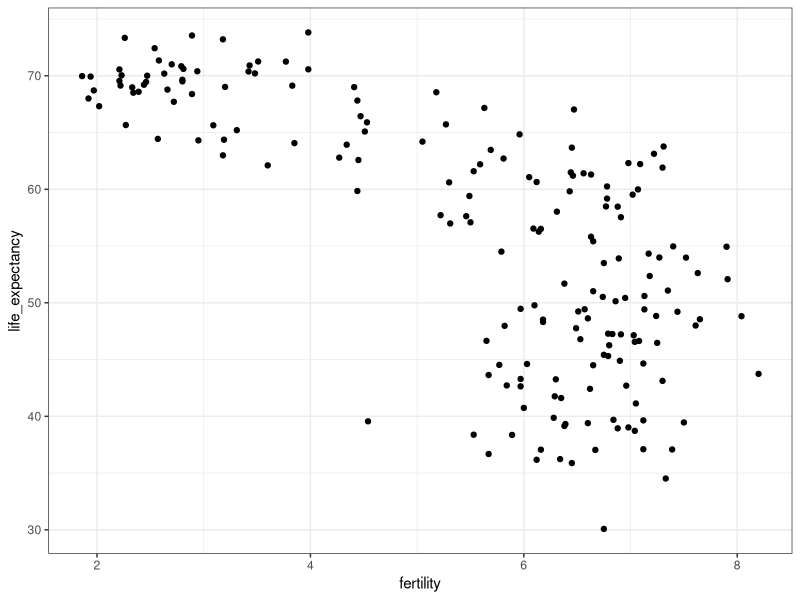
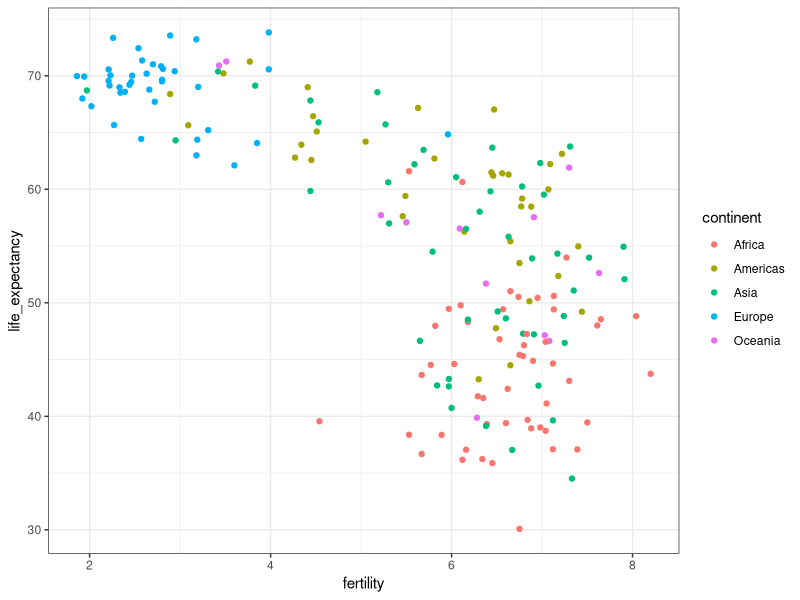
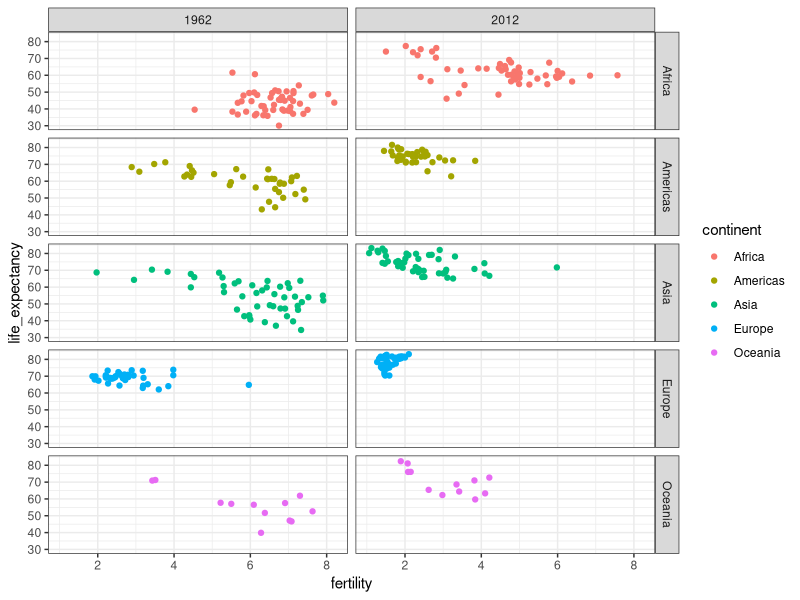
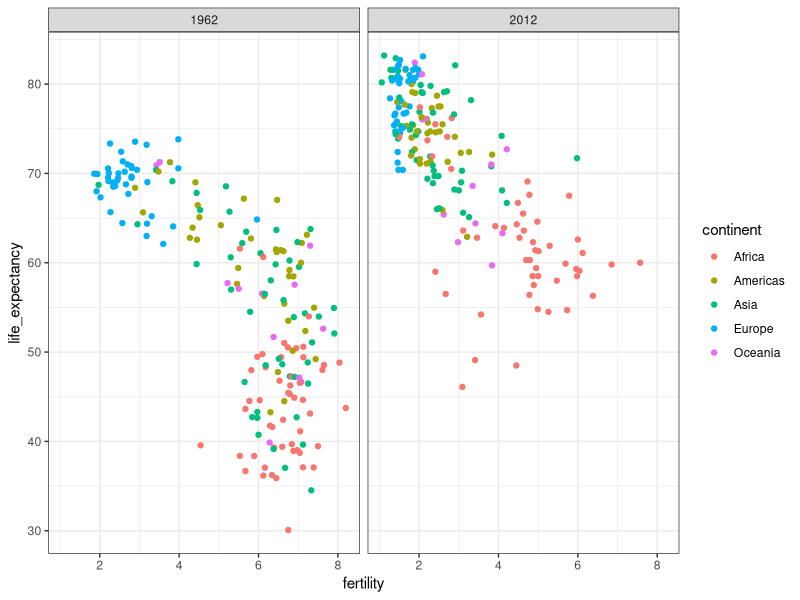
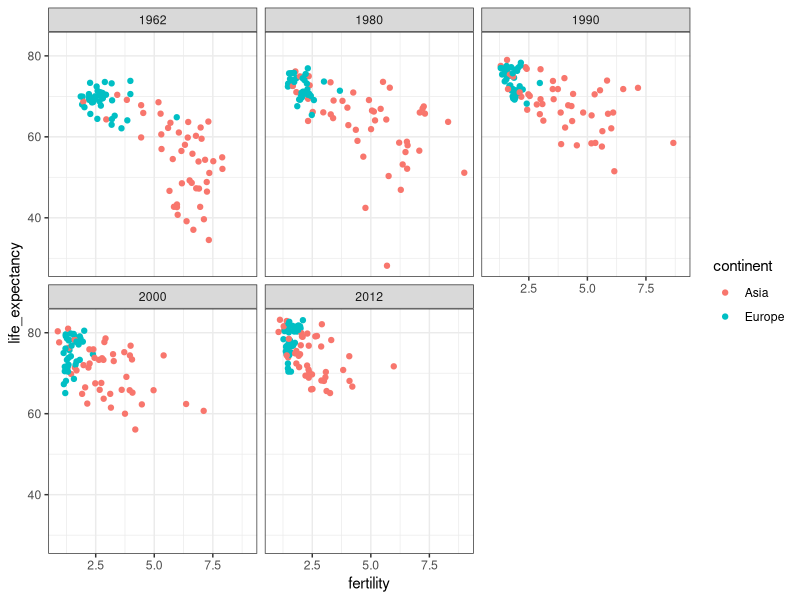
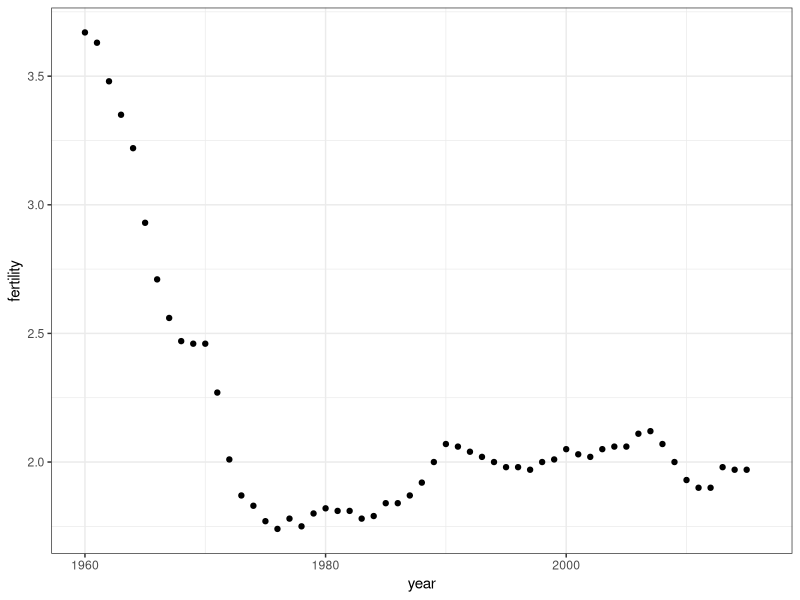
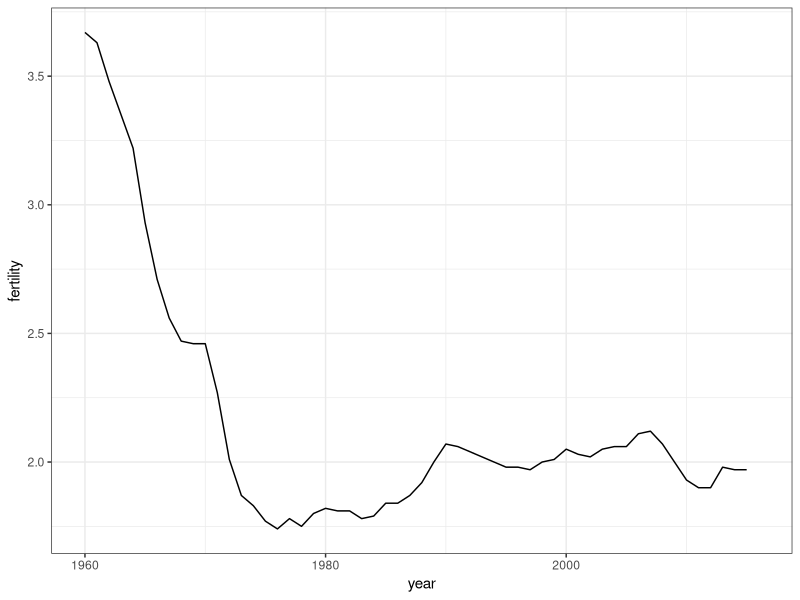
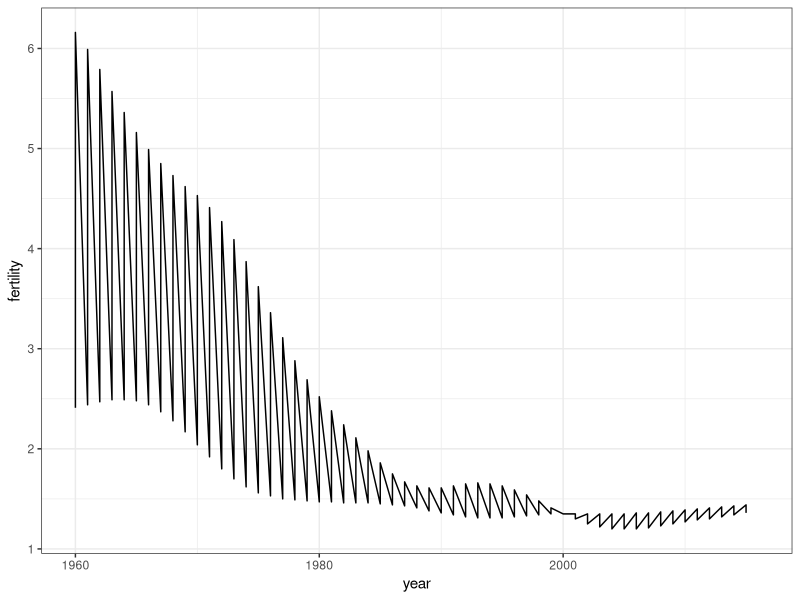

Reproduce these figures in R, in order.
## Visualization - Section 4

library(dslabs) ## Used in the data science course 
library(tidyverse)
library(ggplot2)
library(ggrepel)
library(ggthemes)
library(gridExtra)
library(dplyr)

# load and inspect gapminder data
data(gapminder)
head(gapminder)

# compare infant mortality in Sri Lanka and Turkey
gapminder %>%
  filter(year == 2015 & country %in% c("Sri Lanka", "Turkey")) %>%
  select(country, infant_mortality)

# basic scatterplot of life expectancy versus fertility
ds_theme_set()    # set plot theme
filter(gapminder, year == 1962) %>%
  ggplot(aes(fertility, life_expectancy)) +
  geom_point()

# add color as continent
filter(gapminder, year == 1962) %>%
  ggplot(aes(fertility, life_expectancy, color = continent)) +
  geom_point()

# facet by continent and year
filter(gapminder, year %in% c(1962, 2012)) %>%
  ggplot(aes(fertility, life_expectancy, col = continent)) +
  geom_point() +
  facet_grid(continent ~ year)

# facet by year only
filter(gapminder, year %in% c(1962, 2012)) %>%
  ggplot(aes(fertility, life_expectancy, col = continent)) +
  geom_point() +
  facet_grid(. ~ year)

# facet by year, plots wrapped onto multiple rows
years <- c(1962, 1980, 1990, 2000, 2012)
continents <- c("Europe", "Asia")
gapminder %>%
  filter(year %in% years & continent %in% continents) %>%
  ggplot(aes(fertility, life_expectancy, col = continent)) +
  geom_point() +
  facet_wrap(~year)

## Code: Single time series

# scatterplot of US fertility by year
gapminder %>%
  filter(country == "United States") %>%
  ggplot(aes(year, fertility)) +
  geom_point()

# line plot of US fertility by year
gapminder %>%
  filter(country == "United States") %>%
  ggplot(aes(year, fertility)) +
  geom_line()

## Code: Multiple time series

# line plot fertility time series for two countries- only one line (incorrect)
countries <- c("South Korea", "Germany")
gapminder %>% filter(country %in% countries) %>%
  ggplot(aes(year, fertility)) +
  geom_line()

# line plot fertility time series for two countries - one line per country
gapminder %>% filter(country %in% countries) %>%
  ggplot(aes(year, fertility, group = country)) +
  geom_line()

# fertility time series for two countries - lines colored by country
gapminder %>% filter(country %in% countries) %>%
  ggplot(aes(year, fertility, col = country)) +
  geom_line()

## Code: Adding text labels to a plot

# life expectancy time series - lines colored by country and labeled, no legend
labels <- data.frame(country = countries, x = c(1975, 1965), y = c(60, 72))
gapminder %>% filter(country %in% countries) %>%
  ggplot(aes(year, life_expectancy, col = country)) +
  geom_line() +
  geom_text(data = labels, aes(x, y, label = country), size = 5) +
  theme(legend.position = "none")

# add dollars per day variable
gapminder <- gapminder %>%
  mutate(dollars_per_day = gdp/population/365)

# histogram of dollars per day
past_year <- 1970
gapminder %>%
  filter(year == past_year & !is.na(gdp)) %>%
  ggplot(aes(dollars_per_day)) +
  geom_histogram(binwidth = 1, color = "black")

# repeat histogram with log2 scaled data
gapminder %>%
  filter(year == past_year & !is.na(gdp)) %>%
  ggplot(aes(log2(dollars_per_day))) +
  geom_histogram(binwidth = 1, color = "black")

# repeat histogram with log2 scaled x-axis
gapminder %>%
  filter(year == past_year & !is.na(gdp)) %>%
  ggplot(aes(dollars_per_day)) +
  geom_histogram(binwidth = 1, color = "black") +
  scale_x_continuous(trans = "log2")

## Code: Boxplot of GDP by region

# add dollars per day variable
gapminder <- gapminder %>%
  mutate(dollars_per_day = gdp/population/365)

# number of regions
length(levels(gapminder$region))

# boxplot of GDP by region in 1970
past_year <- 1970
p <- gapminder %>%
  filter(year == past_year & !is.na(gdp)) %>%
  ggplot(aes(region, dollars_per_day))
p + geom_boxplot()

# rotate names on x-axis
p + geom_boxplot() +
  theme(axis.text.x = element_text(angle = 90, hjust = 1))
## Code: The reorder function

# by default, factor order is alphabetical
fac <- factor(c("Asia", "Asia", "West", "West", "West"))
levels(fac)

# reorder factor by the category means
value <- c(10, 11, 12, 6, 4)
fac <- reorder(fac, value, FUN = mean)
levels(fac)

## Code: Enhanced boxplot ordered by median income, scaled, and showing data

# reorder by median income and color by continent
p <- gapminder %>%
  filter(year == past_year & !is.na(gdp)) %>%
  mutate(region = reorder(region, dollars_per_day, FUN = median)) %>%    # reorder
  ggplot(aes(region, dollars_per_day, fill = continent)) +    # color by continent
  geom_boxplot() +
  theme(axis.text.x = element_text(angle = 90, hjust = 1)) +
  xlab("")
p

# log2 scale y-axis
p + scale_y_continuous(trans = "log2")

# add data points
p + scale_y_continuous(trans = "log2") + geom_point(show.legend = FALSE)

## Code: Histogram of income in West versus developing world, 1970 and 2010

# add dollars per day variable and define past year
gapminder <- gapminder %>%
  mutate(dollars_per_day = gdp/population/365)
past_year <- 1970

# define Western countries
west <- c("Western Europe", "Northern Europe", "Southern Europe", "Northern America", "Australia and New Zealand")

# facet by West vs devloping
gapminder %>%
  filter(year == past_year & !is.na(gdp)) %>%
  mutate(group = ifelse(region %in% west, "West", "Developing")) %>%
  ggplot(aes(dollars_per_day)) +
  geom_histogram(binwidth = 1, color = "black") +
  scale_x_continuous(trans = "log2") +
  facet_grid(. ~ group)

# facet by West/developing and year
present_year <- 2010
gapminder %>%
  filter(year %in% c(past_year, present_year) & !is.na(gdp)) %>%
  mutate(group = ifelse(region %in% west, "West", "Developing")) %>%
  ggplot(aes(dollars_per_day)) +
  geom_histogram(binwidth = 1, color = "black") +
  scale_x_continuous(trans = "log2") +
  facet_grid(year ~ group)

## Code: Income distribution of West versus developing world, only countries with data 

# define countries that have data available in both years
country_list_1 <- gapminder %>%
  filter(year == past_year & !is.na(dollars_per_day)) %>% .$country
country_list_2 <- gapminder %>%
  filter(year == present_year & !is.na(dollars_per_day)) %>% .$country
country_list <- intersect(country_list_1, country_list_2)

# make histogram including only countries with data available in both years
gapminder %>%
  filter(year %in% c(past_year, present_year) & country %in% country_list) %>%    # keep only selected countries
  mutate(group = ifelse(region %in% west, "West", "Developing")) %>%
  ggplot(aes(dollars_per_day)) +
  geom_histogram(binwidth = 1, color = "black") +
  scale_x_continuous(trans = "log2") +
  facet_grid(year ~ group)


## Code: Boxplots of income in West versus developing world, 1970 and 2010

p <- gapminder %>%
  filter(year %in% c(past_year, present_year) & country %in% country_list) %>%
  mutate(region = reorder(region, dollars_per_day, FUN = median)) %>%
  ggplot() +
  theme(axis.text.x = element_text(angle = 90, hjust = 1)) +
  xlab("") + scale_y_continuous(trans = "log2")

p + geom_boxplot(aes(region, dollars_per_day, fill = continent)) +
  facet_grid(year ~ .)

# arrange matching boxplots next to each other, colored by year
p + geom_boxplot(aes(region, dollars_per_day, fill = factor(year)))

## Code: Faceted smooth density plots

# see the code below the previous video for variable definitions

# smooth density plots - area under each curve adds to 1
gapminder %>%
  filter(year == past_year & country %in% country_list) %>%
  mutate(group = ifelse(region %in% west, "West", "Developing")) %>% group_by(group) %>%
  summarize(n = n()) %>% knitr::kable()

# smooth density plots - variable counts on y-axis
p <- gapminder %>%
  filter(year == past_year & country %in% country_list) %>%
  mutate(group = ifelse(region %in% west, "West", "Developing")) %>%
  ggplot(aes(dollars_per_day, y = ..count.., fill = group)) +
  scale_x_continuous(trans = "log2")
p + geom_density(alpha = 0.2, bw = 0.75) + facet_grid(year ~ .)

## Code: Add new region groups with case_when

# add group as a factor, grouping regions
gapminder <- gapminder %>%
  mutate(group = case_when(
    .$region %in% west ~ "West",
    .$region %in% c("Eastern Asia", "South-Eastern Asia") ~ "East Asia",
    .$region %in% c("Caribbean", "Central America", "South America") ~ "Latin America",
    .$continent == "Africa" & .$region != "Northern Africa" ~ "Sub-Saharan Africa",
    TRUE ~ "Others"))

# reorder factor levels
gapminder <- gapminder %>%
  mutate(group = factor(group, levels = c("Others", "Latin America", "East Asia", "Sub-Saharan Africa", "West")))

## Code: Stacked density plot

# note you must redefine p with the new gapminder object first
p <- gapminder %>%
  filter(year %in% c(past_year, present_year) & country %in% country_list) %>%
  ggplot(aes(dollars_per_day, fill = group)) +
  scale_x_continuous(trans = "log2")

# stacked density plot
p + geom_density(alpha = 0.2, bw = 0.75, position = "stack") +
  facet_grid(year ~ .)

## Code: Weighted stacked density plot

# weighted stacked density plot
gapminder %>%
  filter(year %in% c(past_year, present_year) & country %in% country_list) %>%
  group_by(year) %>%
  mutate(weight = population/sum(population*2)) %>%
  ungroup() %>%
  ggplot(aes(dollars_per_day, fill = group, weight = weight)) +
  scale_x_continuous(trans = "log2") +
  geom_density(alpha = 0.2, bw = 0.75, position = "stack") + facet_grid(year ~ .)

# define gapminder
library(tidyverse)
library(dslabs)
data(gapminder)

# add additional cases
gapminder <- gapminder %>%
  mutate(group = case_when(
    .$region %in% west ~ "The West",
    .$region %in% "Northern Africa" ~ "Northern Africa",
    .$region %in% c("Eastern Asia", "South-Eastern Asia") ~ "East Asia",
    .$region == "Southern Asia" ~ "Southern Asia",
    .$region %in% c("Central America", "South America", "Caribbean") ~ "Latin America",
    .$continent == "Africa" & .$region != "Northern Africa" ~ "Sub-Saharan Africa",
    .$region %in% c("Melanesia", "Micronesia", "Polynesia") ~ "Pacific Islands"))

# define a data frame with group average income and average infant survival rate
surv_income <- gapminder %>%
  filter(year %in% present_year & !is.na(gdp) & !is.na(infant_mortality) & !is.na(group)) %>%
  group_by(group) %>%
  summarize(income = sum(gdp)/sum(population)/365,
            infant_survival_rate = 1 - sum(infant_mortality/1000*population)/sum(population))
surv_income %>% arrange(income)

# plot infant survival versus income, with transformed axes
surv_income %>% ggplot(aes(income, infant_survival_rate, label = group, color = group)) +
  scale_x_continuous(trans = "log2", limit = c(0.25, 150)) +
  scale_y_continuous(trans = "logit", limit = c(0.875, .9981),
                     breaks = c(.85, .90, .95, .99, .995, .998)) +
  geom_label(size = 3, show.legend = FALSE) 
